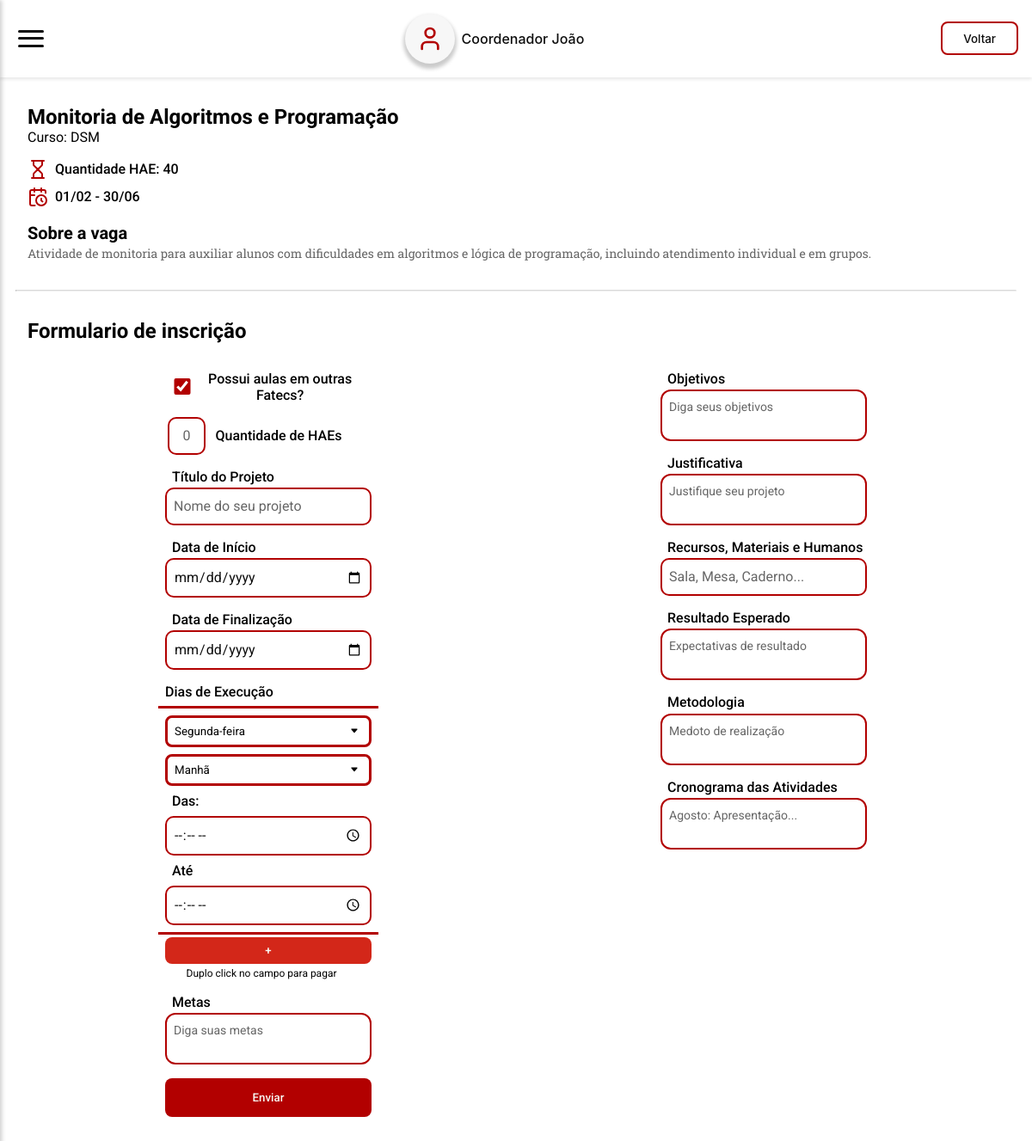
/pages/hae_formulario.php?id=1 (signed in), run on the app's committed database.
### tables this page shows
CREATE TABLE `tb_hae` (
  `id_hae` int NOT NULL,
  `titulo` varchar(60) NOT NULL,
  `tip_hae` varchar(30) NOT NULL,
  `quant_hae` int NOT NULL,
  `descricao` varchar(500) NOT NULL,
  `data_inicio` date NOT NULL,
  `data_final` date NOT NULL
);

### server/model/HAE.php (called while the page is built, shortened)
<?php
include_once __DIR__ . "/Database.php";
class HAE
{
    public Database $db;
    public function __construct($id_hae = null, $titulo = '', $descricao = '', $data_inicio = '', $data_final = '', $quant_hae = 0, $tip_hae = '')
    {
        $this->db = new Database();
        $this->db->connect_to();
        if ($id_hae !== null) {
            $this->titulo = $titulo;
            $this->descricao = $descricao;
            $this->data_inicio = $data_inicio;
            $this->data_final = $data_final;
            $this->quant_hae = $quant_hae;
            $this->tip_hae = $tip_hae;
        }
    }
    public function getHAEById(int $id_hae): ?HAE
    {
        $query = "SELECT * FROM tb_hae WHERE id_hae = :id_hae";
        $stmt = $this->db->get_PDO()->prepare($query);
        $stmt->bindParam(':id_hae', $id_hae);
        $stmt->execute();
        $result = $stmt->fetch(PDO::FETCH_ASSOC);
        if ($result) {
            return new self(
                $result['id_hae'],
                $result['titulo'],
                $result['descricao'],
                $result['data_inicio'],
                $result['data_final'],
                $result['quant_hae'],
                $result['tip_hae']
            );
        }
        return null;
    }
}

### server/model/Database.php (called while the page is built, shortened)
<?php
class Database
{
    private string $host = 'localhost';
    private string $db   = 'pi_fatec';
    private string $user = 'root';
    private string $pass = '';
    private string $charset = 'utf8mb4';
    private PDO | null $pdo = null;
    public function connect_to()
    {
        $dsn = "mysql:host={$this->host};dbname={$this->db};charset={$this->charset}";
        try {
            $this->pdo = new PDO($dsn, $this->user, $this->pass);
            $this->pdo->setAttribute(PDO::ATTR_ERRMODE, PDO::ERRMODE_EXCEPTION);
        } catch (PDOException $e) {
            echo "❌ Connection failed: " . $e->getMessage();
        }
    }
    public function is_connected()
    {
        return isset($this->pdo);
    }
    public function get_PDO(): PDO | null
    {
        return $this->is_connected() ? $this->pdo : null;
    }
}

### server/model/Docente.php (called while the page is built, shortened)
<?php
include_once __DIR__ . "/Database.php";
class Docente
{
    public function __construct($id_docente = null, $nome = '', $RG = '', $email = '', $matricula = 0, $turno = '', $senha = '', $cargo = '', $outras_fatecs = false, $curso = '')
    {
        $this->db = new Database();
    }
    public static function fromArray(array $data): Docente
    {
        $docente = new self();
        foreach ($data as $key => $value) {
            if (property_exists($docente, $key)) {
                $docente->$key = $value;
            }
        }
        return $docente;
    }
}

### pages/hae_formulario.php (the view, shortened to what this page needs)
<?php
require_once __DIR__ . "/../server/model/HAE.php";
require_once __DIR__ . "/../server/model/Docente.php";
require_once __DIR__ . "/../server/model/Inscricao.php";
$docente = new Docente();
$docente = $docente->fromArray($_SESSION["user"]);
if (isset($_GET['id'])) {
  $id = $_GET['id'];
  $id = intval($id);
  $hae = new HAE();
  $hae = $hae->getHAEById($id);
}
?>
<!DOCTYPE html>
<html lang="pt-br">
<head>
  <link rel="stylesheet" href="../styles/components.css" />
  <link rel="stylesheet" href="../styles/formulario.css" />
  <link rel="stylesheet" href="../styles/global.css" />
</head>
<body>
  <header-fatec data-button-title="Voltar" data-button-href="./haes.php"></header-fatec>
  <section id="hae-section">
    <div id="hae-container">
      <div>
        <h1><?php echo $hae->titulo; ?></h1>
        <p>Curso: <?php echo $hae->tip_hae; ?></p>
      </div>
      <div class="hae-container-header">
        <span class="hae-container-header-info">
          <img src="../public/icons/hourglass.svg" alt="" />
          <p>Quantidade HAE: <?php echo $hae->quant_hae; ?></p>
        </span>
        <span class="hae-container-header-info">
          <img src="../public/icons/calendar-clock.svg" alt="" />
          <p><?php echo date("d/m", strtotime($hae->data_inicio)); ?> - <?php echo date("d/m", strtotime($hae->data_final)); ?></p>
        </span>
      </div>
    </div>
    <div id="about-container">
      <h3>Sobre a vaga</h3>
      <p><?php echo $hae->descricao; ?></p>
    </div>
  </section>
  <hr />
  <section id="form-section">
    <h2 class="form-title">Formulario de inscrição</h2>
    <form onsubmit="handleSubmit(event)" id="form-subscription" method="post">
      <div class="form-container">
        <span class="checkfield">
          <input type="checkbox" id="outras-fatecs" name="outras-fatecs" <?php echo $docente->outras_fatecs == true ? htmlspecialchars("checked") : "" ?> />
          <label for="outras-fatecs">Possui aulas em outras Fatecs?</label>
        </span>
        <span class="form-field-line">
          <input
            class="input-primary"
            type="number"
            id="quantidade-haes"
            name="quantidade-haes"
            max=<?php echo htmlspecialchars($hae->quant_hae) ?>
            placeholder="0" />
          <label for="quantidade-haes">Quantidade de HAEs</label>
        </span>
        <span class="form-field-column">
          <label for="titulo-projeto">Título do Projeto</label>
          <input
            class="input-primary"
            type="text"
            id="titulo-projeto"
            name="titulo-projeto"
            placeholder="Nome do seu projeto" />
        </span>
        <span class="form-field-column">
          <label for="data-inicio">Data de Início</label>
          <input
            class="input-primary"
            type="date"
            id="data-inicio"
            name="data-inicio"
            placeholder="Data Início" />
        </span>
        <span class="form-field-column"><label for="data-finalizacao">Data de Finalização</label>
          <input
            class="input-primary"
            type="date"
            id="data-finalizacao"
            name="data-finalizacao"
            placeholder="Data Final" /></span>
        <span class="form-field-column"><label>Dias de Execução</label>
          <div id="container-inputs" style="gap: 0;" class="form-field-column">
            <div class="container-fields-execucao" id="dia-dia-execucao1" ondblclick="removeInput(this)">
              <select name="dia-execucao1">
                <option value="SEG">Segunda-feira</option>
              </select>
              <select name="turno-execucao1">
                <option value="M">Manhã</option>
              </select>
              <label>Das:</label>
              <input
                type="time"
                class="input-primary"
                name="hora-inicio-execucao1"
                id="hora-inicio-execucao1">
              <label>Até</label>
              <input
                type="time"
                class="input-primary"
                name="hora-fim-execucao1"
                id="hora-fim-execucao1">
            </div>
          </div>
          <button
            class="button-primary"
            style="
                --button-color: var(--fatec-red-400);
                --button-color-hover: var(--fatec-red-500);
                padding: 0.5rem 1.5rem;
                margin-left: 0.5rem;
              "
            type="button"
            id="addInputButton"
            onclick="addInput()">
            +
          </button>
          <p class="warn">Duplo click no campo para pagar</p>
        </span>
        <span class="form-field-column">
          <label for="metas">Metas</label>
          <textarea
            oninput="autoSize(this)"
            class="textarea-primary"
            type="text"
            id="metas"
            name="metas"
            placeholder="Diga suas metas"></textarea>
        </span>
      </div>
      <div class="form-container" style="align-self: baseline;">
        <span class="form-field-column"><label for="objetivos">Objetivos</label>
          <textarea
            oninput="autoSize(this)"
            class="textarea-primary"
            type="text"
            id="objetivos"
            name="objetivos"
            placeholder="Diga seus objetivos"></textarea>
        </span>
        <span class="form-field-column"><label for="justificativa">Justificativa</label>
          <textarea
            oninput="autoSize(this)"
            class="textarea-primary"
            type="text"
            id="justificativa"
            name="justificativa"
            placeholder="Justifique seu projeto"></textarea>
        </span>
        <span class="form-field-column">
          <label for="recursos">Recursos, Materiais e Humanos</label>
          <input
            class="input-primary"
            type="text"
            id="recursos"
            name="recursos"
            placeholder="Sala, Mesa, Caderno..." />
        </span>
        <span class="form-field-column">
          <label for="resultado-esperado">Resultado Esperado</label>
          <textarea
            oninput="autoSize(this)"
            class="textarea-primary"
            type="text"
            id="resultado-esperado"
            name="resultado-esperado"
            placeholder="Expectativas de resultado"></textarea>
        </span>
        <span class="form-field-column">
          <label for="metodologia">Metodologia</label>
          <textarea
            oninput="autoSize(this)"
            class="textarea-primary"
            type="text"
            id="metodologia"
            name="metodologia"
            placeholder="Medoto de realização"></textarea>
        </span>
        <span class="form-field-column">
          <label for="cronograma">Cronograma das Atividades</label>
          <textarea
            oninput="autoSize(this)"
            class="textarea-primary"
            id="cronograma"
            name="cronograma"
            placeholder="Agosto: Apresentação..."></textarea>
        </span>
      </div>
      <button
        type="submit"
        id="submitButton"
        class="button-primary"
        style="
            --button-color: var(--fatec-red-500);
            --button-color-hover: var(--fatec-red-400);
          ">
        Enviar
      </button>
    </form>
  </section>
</body>
</html>

### styles/components.css (style rules this page uses)
.button-primary { background: var(--button-color); color: var(--fatec-white-500); padding: 0.95rem 1.5rem; border: 0; border-radius: 8px; font-family: "Roboto", sans-serif; font-weight: 500; cursor: pointer; transition: background ease 400ms; }
.input-primary { background: none; border-radius: 10px; border: solid var(--fatec-red-500) 0.153rem; padding: 0.5rem; color: var(--fatec-dark-500); font-family: "Roboto", sans-serif; font-size: var(--text-base-font-size); line-height: var(--text-base-line-height); }
.input-primary::placeholder { color: var(--fatec-gray-500); font-family: "Roboto", sans-serif; }
.textarea-primary { background: transparent; padding: 0.5rem; border: 2px solid var(--fatec-red-500); border-radius: 12px; font-size: 1rem; line-height: var(--text-base-line-height); height: auto; resize: none; outline: none; overflow: hidden; color: var(--fatec-dark-500); font-family: "Roboto", sans-serif; line-height: var(--text-sm-line-height); font-size: var(--text-sm-font-size); }
.textarea-primary::placeholder { color: var(--fatec-gray-500); font-family: "Roboto", sans-serif; }

### styles/formulario.css (style rules this page uses)
#hae-section, #form-section { display: flex; flex-direction: column; padding: 2rem; }
#hae-container { display: flex; flex-direction: column; gap: 1rem; font-family: "Roboto", sans-serif; }
.hae-container-header { display: flex; flex-direction: column; gap: 0.5rem; }
.hae-container-header-info { display: flex; align-items: center; gap: 0.5rem; font-weight: 500; }
#about-container { margin-top: 1rem; }
#about-container h3 { font-size: var(--text-xl-font-size); line-height: var(--text-xl-line-height); font-family: "Roboto", sans-serif; }
#about-container p, #about-container li { font-family: "Roboto Slab"; font-size: var(--text-sm-font-size); line-height: var(--text-sm-line-height); color: var(--fatec-gray-500); }
hr { width: 97%; border-top: 1px solid #dadada; border-radius: 5px; margin: 0 auto; }
.form-title { font-family: "Roboto", sans-serif; font-size: var(--text-2xl-font-size); line-height: var(--text-xl-line-height); margin-bottom: 2rem; }
form { display: flex; flex-direction: column; align-items: center; gap: 1rem; }
.form-container { display: flex; flex-direction: column; align-items: center; gap: 1rem; }
@media (min-width: 770px) { form { display: grid; grid-template-columns: repeat(2, 1fr); justify-items: center; } }
@media (min-width: 770px) { form input[type="text"], input[type="date"], textarea { width: 20rem; } }
@media (min-width: 770px) { form input[type="checkbox"] { width: 2rem; height: 2rem; } }
form input[type="text"], input[type="date"], textarea { width: 15rem; }
form input[type="number"] { width: 2.8rem; text-align: center; }
form input[type="checkbox"] { accent-color: var(--fatec-red-500); width: 1.2rem; height: 1.2rem; }
.checkfield { display: flex; align-items: center; }
.checkfield label { width: 12rem; text-align: center; }
form label { font-family: "Roboto", sans-serif; font-weight: 500; margin-left: 0.5rem; }
.form-field-column { display: flex; flex-direction: column; gap: 0.2rem; }
.form-field-line { display: flex; align-items: center; gap: 0.2rem; }
.form-field-line input[type="number"] { margin-left: -2rem; }
.warn { font-size: var(--text-xs-font-size); line-height: var(--text-xs-line-height); text-align: center; font-family: "Roboto", sans-serif; width: 15rem; }
form .button-primary { width: 15rem; }
select { background: none; border: 3px solid var(--fatec-red-500); border-radius: 8px; padding: 0.5rem; outline: none; font-family: "Roboto", sans-serif; width: 15rem; background-position: calc(100% - 0.75rem) center !important; -moz-appearance: none !important; -webkit-appearance: none !important; appearance: none !important; padding-right: 2rem !important; }
option { outline: none; }
.container-fields-execucao { display: flex; flex-direction: column; gap: 0.5rem; border-top: var(--fatec-red-500) solid 3px; border-bottom: var(--fatec-red-500) solid 3px; padding: .5rem; }

### data on the page
tb_hae: titulo "Monitoria de Algoritmos e Programação", tip_hae "DSM", quant_hae "40", data_inicio "01/02", data_final "30/06", descricao "Atividade de monitoria para auxiliar alunos com dificuldades em algoritmos e lógica de programação, incluindo atendimento individual e em grupos."
